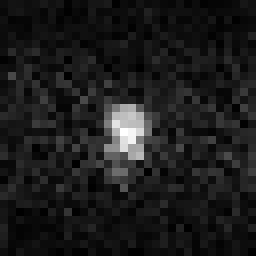
#> input picture example_images_3FDGal/711_p2_t1_m1.tif, 32 x 32 px, found by its file name (shown 8 times larger); its folder holds 4 pictures in this run
$ jupyter execute compute_snr.ipynb
#> lines starting #> are read from the running program, lines starting #| are printed output that depends on the picture
[cell 1]
import numpy as np
import matplotlib.pyplot as plt
from PIL import Image
import os
import matplotlib.patches as patches

def load_mri_images(directory, probe):
    """
    Loads MRI images from a specified directory and converts them to numpy arrays.
    Supports two probes: 'p1' (3FDG) and 'p2' (3FDGal).
    """
#> called with probe = 'p2'
    if not os.path.exists(directory):
        print(f"❌ ERROR: The directory {directory} does not exist! Please check the path.")
        return {}

    images = {}
    probe_prefix = "711" if probe == "p2" else "712"  # 711 → 3FDGal, 712 → 3FDG

    for file_name in os.listdir(directory):
        if file_name.startswith(probe_prefix) and file_name.endswith(".tif"):
            file_path = os.path.join(directory, file_name)
            img = Image.open(file_path)
#> img is the input picture: PIL image 32x32 I;16B; min 78, max 21192, mean 2400.8
            img_array = np.array(img)
            images[file_name] = img_array

    if not images:
        print(f"⚠ No images found for probe {probe.upper()} in {directory}!")

    return images

def compute_snr(image):
    """
       Computes the Signal-to-Noise Ratio (SNR) for a given MRI image.

    📌 Method:
    - The **signal region** is pre-defined based on expected fluorinated sugar activity.
    - The **noise region** is selected from a stable, non-activated background.

    🔍 This ensures **consistent** and **meaningful** comparisons across scans.
    """
    signal_region = image[7:24, 10:20]  # Adjusted for experiment setup
    noise_region = image[2:31, 2:4]  # Baseline noise reference

    noise = np.std(noise_region)
    max_signal = np.max(signal_region)
    snr = max_signal / noise if noise > 0 else 0

    return snr, max_signal, noise, noise_region

def highlight_snr_regions_and_display_snr(images, probe, output_dir):
    """
    🎨 **Visualizes & Computes SNR for MRI images.**
    - Annotates signal/noise regions.
    - Displays each image with calculated SNR.
    - Saves a **combined image** with all results.
    """
    os.makedirs(output_dir, exist_ok=True)  # Ensure the output directory exists

    num_images = len(images)
    cols = min(3, num_images)
    rows = (num_images // cols) + (num_images % cols > 0)

    fig, axes = plt.subplots(rows, cols, figsize=(cols * 5, rows * 5))
    axes = np.array(axes).reshape(-1)

    for ax, (file_name, img) in zip(axes, images.items()):
        img_array = np.array(img)
        snr, max_signal, noise, _ = compute_snr(img_array)

        formatted_title = format_title(file_name, probe)

        ax.imshow(img_array, cmap="gray")
        ax.set_title(f"{formatted_title}\nSNR: {snr:.2f}", fontsize=12, fontweight='bold')
        ax.axis("off")

        signal_rect = patches.Rectangle((10, 7), 10, 17, linewidth=2, edgecolor='r', facecolor='none', label="Signal")
        ax.add_patch(signal_rect)

        noise_rect = patches.Rectangle((2, 2), 2, 29, linewidth=2, edgecolor='b', facecolor='none', label="Noise")
        ax.add_patch(noise_rect)

        ax.legend(loc="upper right", fontsize=8)

    for ax in axes[len(images):]:
        ax.axis("off")

    plt.tight_layout()
    save_path = os.path.join(output_dir, f"snr_results_{probe}.png")
    plt.savefig(save_path, dpi=300)
    plt.show()

    print(f"✅ **SNR visualization saved:** {save_path}")

def format_title(file_name, probe):
    """
    Formats the filename into a readable title based on probe type.
    """
    parts = file_name.replace(".tif", "").split("_")
    if len(parts) < 4:
        return file_name  # Return original if unexpected format

    time_map = {"t1": "1hr", "t2": "2hr", "t3": "3hr"}
    metabolite_map = {
        "p1": {"m1": "3FDGlucose", "m3": "3FDGluconic Acid", "m4": "3FDSorbitol"},
        "p2": {"m1": "3FDGalactose", "m3": "3FDGalactonic Acid", "m4": "3FDGalactitol"}
    }

    time = time_map.get(parts[2], parts[2])
    metabolite = metabolite_map[probe].get(parts[3], parts[3])

    return f"{metabolite} - {time}"

# 🔹 **User Input: Define Data Paths**
repo_directory = r"YOUR_LOCAL_PATH_HERE/FMRI-Metabolism-Quantification-main"
example_images_dir = os.path.join(repo_directory, "example_images_3FDGal")  # Update based on probe
output_directory = os.path.join(repo_directory, "output_images")

# 🎯 **Set Probe Type ("p1" for 3FDG or "p2" for 3FDGal)**
probe = "p2"

# 🔍 **Load MRI images before computing SNR**
images = load_mri_images(example_images_dir, probe)
#> images = 4 items

# 🔍 **Process Images & Compute SNR**
highlight_snr_regions_and_display_snr(images, probe, output_directory)
#> in highlight_snr_regions_and_display_snr, `num_images = len(images)`: num_images = 4
#> in highlight_snr_regions_and_display_snr, `cols = min(3, num_images)`: cols = 3
#> in highlight_snr_regions_and_display_snr, `rows = (num_images // cols) + (num_images % cols > 0)`: rows = 2
#> the loop in highlight_snr_regions_and_display_snr, `for ax, (file_name, img) in zip(axes, images.items()):` made 4 passes
#> (file_name, noise, max_signal, snr, parts in format_title, time in format_title, metabolite in format_title, formatted_title) on passes 1 to 4: ('711_p2_t1_m1.tif', 1039.8, 21192, 20.38, ['711', 'p2', 't1', 'm1'], '1hr', '3FDGalactose', '3FDGalactose - 1hr'), ('711_p2_t1_m3.tif', 1248.4, 6927, 5.55, ['711', 'p2', 't1', 'm3'], '1hr', '3FDGalactonic Acid', '3FDGalactonic Acid - 1hr'), ('711_p2_t1_m4.tif', 1390.8, 32766, 23.56, ['711', 'p2', 't1', 'm4'], '1hr', '3FDGalactitol', '3FDGalactitol - 1hr'), ('711_p2_t2_m1.tif', 895.6, 10535, 11.76, ['711', 'p2', 't2', 'm1'], '2hr', '3FDGalactose', '3FDGalactose - 2hr')
#> after the loop in highlight_snr_regions_and_display_snr, `for ax, (file_name, img) in zip(axes, images.items()):`:
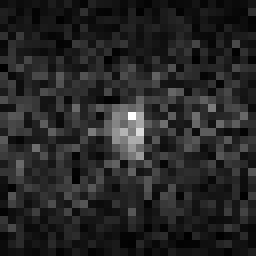
#> img_array: shape (32, 32) >u2 (shown 8 times larger); min 55, max 10535, mean 1636.4; drawn with min black and max white
#> the loop in highlight_snr_regions_and_display_snr, `for ax in axes[len(images):]:` made 2 passes
#> in highlight_snr_regions_and_display_snr, `plt.savefig(save_path, dpi=300)`:
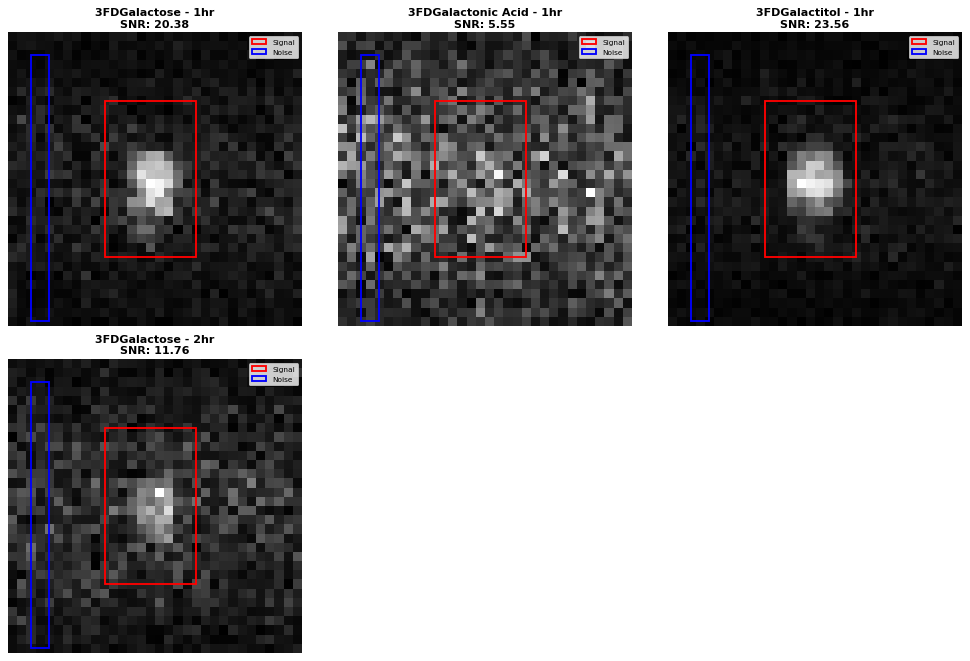
#> figure drawn by matplotlib, 4 panels
